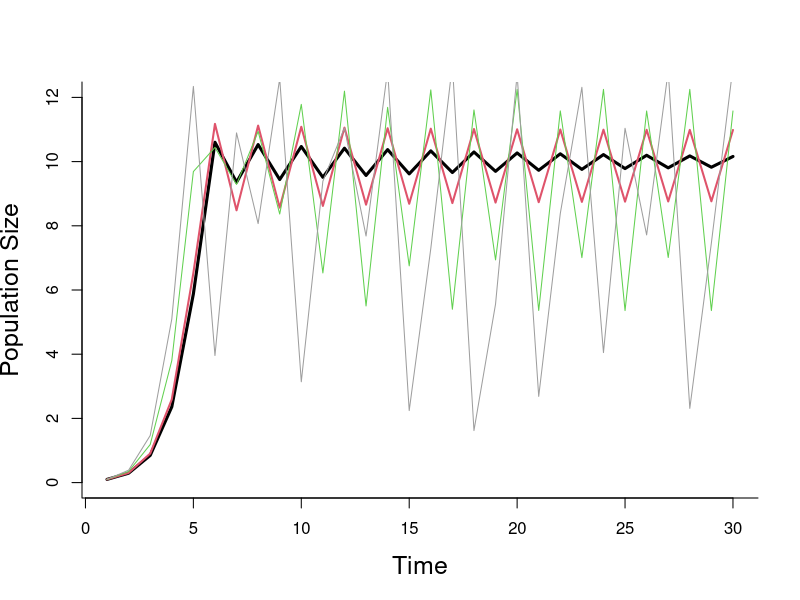
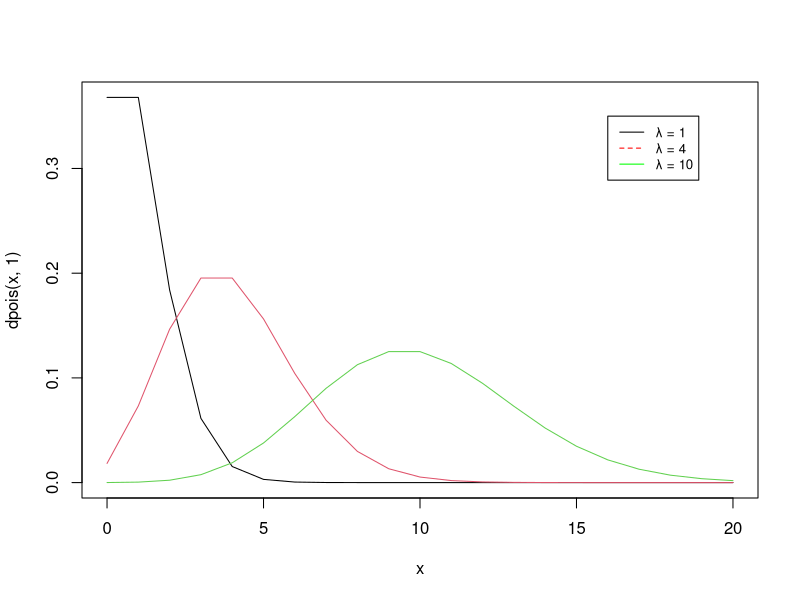
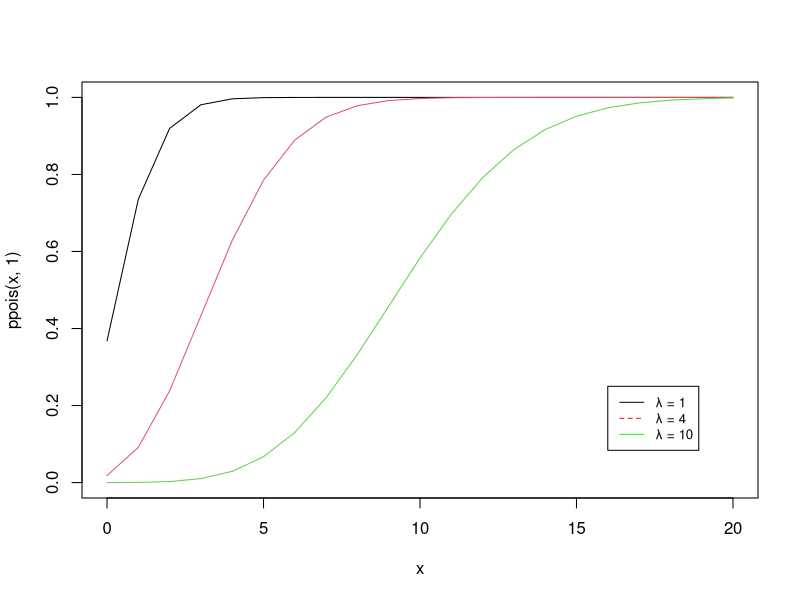
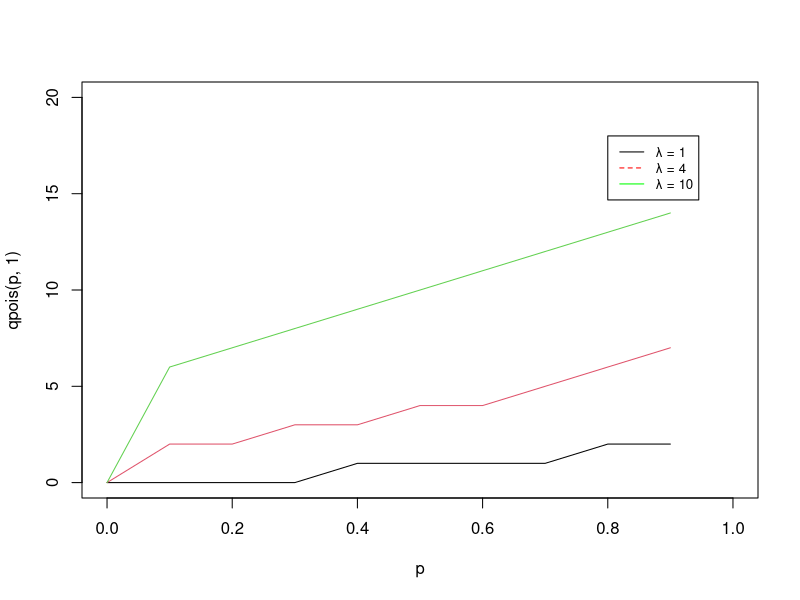
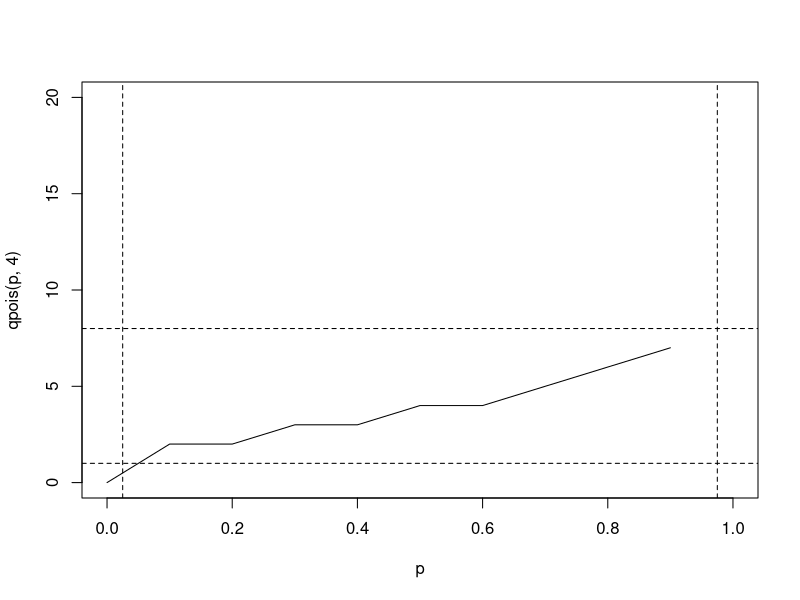
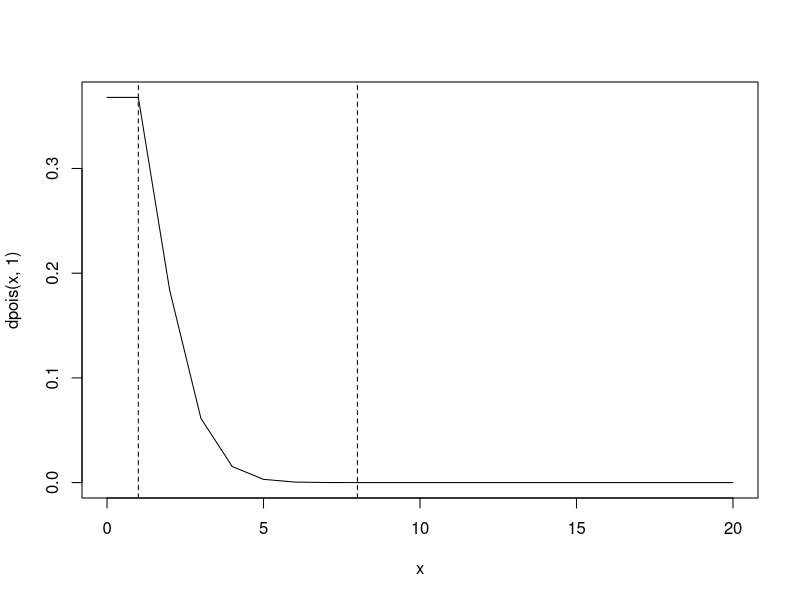
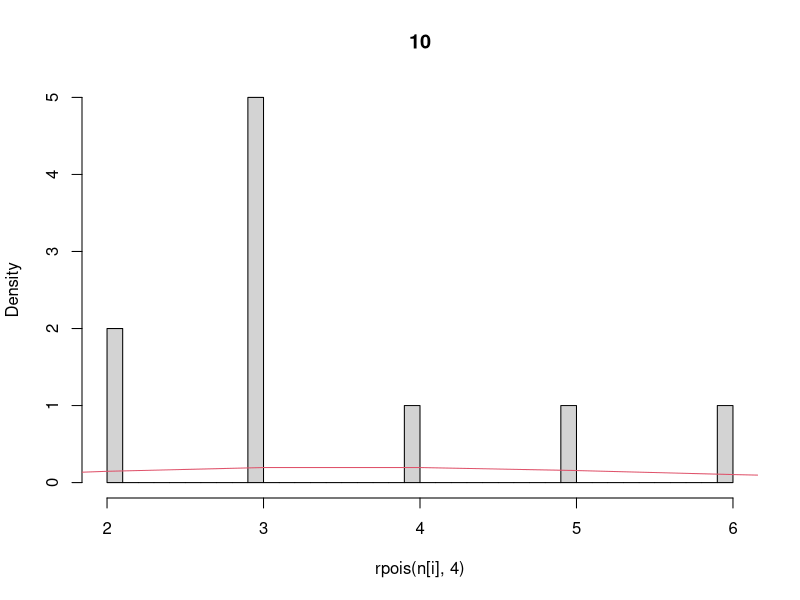
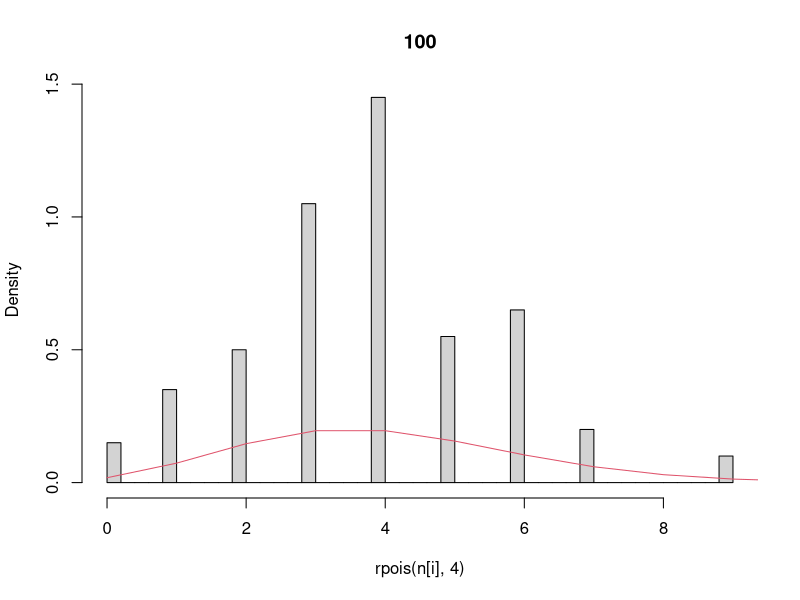

Reproduce these figures in R, in order.
## ---- chunk 1
r1 = 1.95     ## intrinsic growth rate
r2 = 2.05
r3 = 2.5
r4 = 2.9
K = 10        ## carrying capacity      
n0 = .1       ## initial population size
NT = 30       ## number of time steps to simulate
time = 1:NT
## ---- chunk 2
n1 = n2 = n3 = n4 = rep(n0,NT)    ## vector to store results
for(t in 2:NT){
  n1[t] = n1[t-1] + r1*n1[t-1]*(1-n1[t-1]/K)
  n2[t] = n2[t-1] + r2*n2[t-1]*(1-n2[t-1]/K)
  n3[t] = n3[t-1] + r3*n3[t-1]*(1-n3[t-1]/K)
  n4[t] = n4[t-1] + r4*n4[t-1]*(1-n4[t-1]/K)
}
## ---- chunk 3
plot(time,n1,ylim=c(0,12),lwd=3,type='l',
     bty='l',cex.lab=1.5,
     xlab="Time",ylab="Population Size")

lines(time, n2, lwd=2, col=2)
lines(time, n3, lwd=1, col=3)
lines(time, n4, lwd=1, col=8)
## ---- chunk 4
# take poisson distribution for example
# PDF
x = seq(0,20)
plot(x,dpois(x,1), type='l')     
lines(x,dpois(x,4), col=2)           ## Poisson distribution has only one parameter -- lamda
lines(x,dpois(x,10), col=3)
legend(16, 0.35, legend=c("λ = 1", "λ = 4", "λ = 10"),           # add the legend
       col=c("black", "red", "green"), lty=1:2, cex=0.8)


# CDF
plot(x,ppois(x,1),type='l',ylim=c(0, 1))
lines(x,ppois(x,4),col=2)
lines(x,ppois(x,10),col=3)
legend(16, 0.25, legend=c("λ = 1", "λ = 4", "λ = 10"),        
       col=c("black", "red", "green"), lty=1:2, cex=0.8)


# quantile
p = seq(0,1,by=0.1)
plot(p,qpois(p,1),type='l',ylim=range(x))
# range returns the min/max as a 2-element vector
lines(p,qpois(p,4),col=2)
lines(p,qpois(p,10),col=3)
legend(0.8, 18, legend=c("λ = 1", "λ = 4", "λ = 10"),           # add the legend
       col=c("black", "red", "green"), lty=1:2, cex=0.8)

## ---- chunk 5
#a = 4 - 1.96 * sqrt(4/10)
#b = 4 + 1.96 * sqrt(4/10)
qpois(c(0.025,0.975),4)

plot(p,qpois(p,4),type='l',ylim=range(x))
abline(v=c(0.025,0.975),lty=2)  
abline(h=qpois(c(0.025,0.975),4),lty=2)

plot(x,dpois(x,1), type='l') 
abline(v=qpois(c(0.025,0.975),4),lty=2)

# random
n = c(10,100,1000,10000)    # sequence of sample sizes
for(i in 1:4){          # loop over these sample sizes
  hist(rpois(n[i], 4),main=n[i],probability=TRUE,breaks=40)  
                #here breaks defines number of bins in the histogram
  lines(x,dpois(x, 4),col=2)
}
## ---- chunk 6
x = rlnorm(1000,0,0.5)
y = sin(x)

hist(x,main="Original distribution",breaks=40)
abline(v=quantile(x,c(0.025,0.5,0.975)),lty=c(2,1,2),lwd=3,col="orange")
abline(v=mean(x),col="red",lwd=3,lty=3)
mean(x)
quantile(x,c(0.025,0.5,0.975))

hist(y,main="Transformed distribution",breaks=40)
abline(v=quantile(y,c(0.025,0.5,0.975)),lty=c(2,1,2),lwd=3,col="orange")
abline(v=mean(y),col="red",lwd=3,lty=3)
mean(y)
quantile(y,c(0.025,0.5,0.975))
## ---- chunk 7
r.sd = 0.2     ## standard deviation on r
K.sd = 1.0     ## standard deviation on K
NE = 1000      ## Ensemble size

r = 1
n = matrix(n0,NE,NT)
rE = rnorm(NE,r,r.sd)  
KE = rnorm(NE,K,K.sd) 

hist(rE, probability=TRUE,breaks=40)  
hist(KE, probability=TRUE,breaks=40) 
## ---- chunk 8
for(i in 1:NE){        # loop over samples
  for(t in 2:NT){      # for each sample, simulate throught time
    n[i,t] = n[i,t-1] + rE[i]*n[i,t-1]*(1-n[i,t-1]/KE[i])
  }
}

plot(time,n[100,],lwd=3,ylim=c(0,12),type='l',bty='l',cex.lab=1.5,
     xlab="Time",ylab="Population Size")

for (i in 2:10){
  lines(time, n[i*100,],lty=2,type='l',bty='l',cex.lab=1.5)
}

## ---- chunk 9
hist(n[,15],lwd=2,main='Histogram at time = 15',probability=TRUE,breaks=40)

## ---- chunk 10
ciEnvelope <- function(x,ylo,yhi,col="lightgrey",...){
      polygon(cbind(c(x, rev(x), x[1]), c(ylo, rev(yhi),
      ylo[1])), border = NA,col=col,...)
}



n.stats = apply(n,2,quantile,c(0.025,0.5,0.975))
ylo = n.stats[1,]
yhi = n.stats[3,]
yme = n.stats[2,]

plot(time, yme, ylim=c(0,12),lty=2,lwd=3,col="orange")

ciEnvelope(time, ylo=ylo, yhi=yhi,col="lightgrey")

points(time, yme ,ylim=c(0,12),lty=2,lwd=3,col="orange")

## ---- chunk 11
r = 0.3
n0.sd = 0.6
n0s = rlnorm(NE,log(n0),n0.sd)
n = matrix(n0s,NE,NT)
for(i in 1:NE){
  for(t in 2:NT){
    n[i,t] = n[i,t-1] + r*n[i,t-1]*(1-n[i,t-1]/K)
  }
}
## ---- chunk 12

n.stats = apply(n,2,quantile,c(0.025,0.5,0.975))
ylo = n.stats[1,]
yhi = n.stats[3,]
yme = n.stats[2,]

plot(time, yme, ylim=c(0,12),lty=2,lwd=3,col="orange")

ciEnvelope(time, ylo=ylo, yhi=yhi,col="lightgrey")

points(time, yme ,ylim=c(0,12),lty=2,lwd=3,col="orange")
## ---- chunk 13
r = 1.95
for(i in 1:NE){
  for(t in 2:NT){
    n[i,t] = n[i,t-1] + r*n[i,t-1]*(1-n[i,t-1]/K)
  }
}

n.stats = apply(n,2,quantile,c(0.025,0.5,0.975))
ylo = n.stats[1,]
yhi = n.stats[3,]
yme = n.stats[2,]

plot(time, yme, ylim=c(0,12),lty=2,lwd=3,col="orange")
ciEnvelope(time, ylo=ylo, yhi=yhi,col="lightgrey")
points(time, yme ,ylim=c(0,12),lty=2,lwd=3,col="orange")


r = 2.05
for(i in 1:NE){
  for(t in 2:NT){
    n[i,t] = n[i,t-1] + r*n[i,t-1]*(1-n[i,t-1]/K)
  }
}

n.stats = apply(n,2,quantile,c(0.025,0.5,0.975))
ylo = n.stats[1,]
yhi = n.stats[3,]
yme = n.stats[2,]

plot(time, yme, ylim=c(0,12),lty=2,lwd=3,col="orange")
ciEnvelope(time, ylo=ylo, yhi=yhi,col="lightgrey")
points(time, yme ,ylim=c(0,12),lty=2,lwd=3,col="orange")

r = 2.8
for(i in 1:NE){
  for(t in 2:NT){
    n[i,t] = n[i,t-1] + r*n[i,t-1]*(1-n[i,t-1]/K)
  }
}

n.stats = apply(n,2,quantile,c(0.025,0.5,0.975))
ylo = n.stats[1,]
yhi = n.stats[3,]
yme = n.stats[2,]

plot(time, yme, ylim=c(0,12),lty=2,lwd=3,col="orange")
ciEnvelope(time, ylo=ylo, yhi=yhi,col="lightgrey")
points(time, yme ,ylim=c(0,12),lty=2,lwd=3,col="orange")



